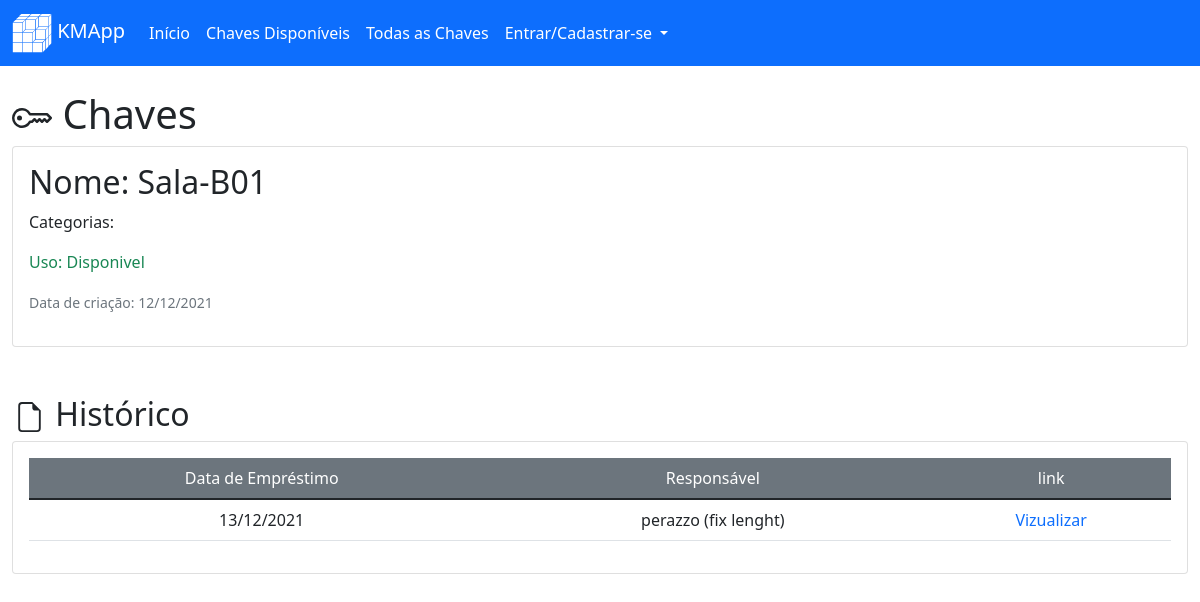
The app's page /view/key/sala-b01, older data.
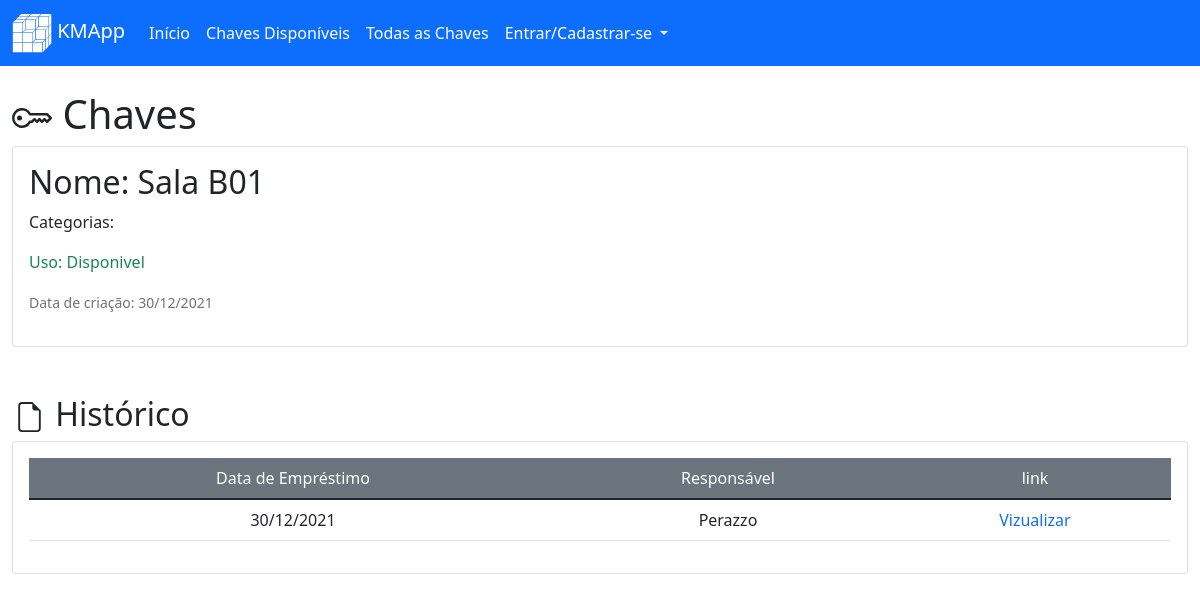
The same page, newer data.
### key_manager/models/key.py (models this page shows, shortened)
class Key(db.Model):
    __tablename__ = 'keys'
    id = db.Column(db.Integer, primary_key=True)
    key_category_id = db.Column(db.Integer, db.ForeignKey("categories.id"))
    key_avaliable = db.Column(db.Boolean, default=True)
    name = db.Column(db.String(100), unique=False, nullable=False)
    slug = db.Column(db.String(100), unique=True, nullable=False)
    creation_date = db.Column(db.DateTime, nullable=False, default=datetime.utcnow)

### key_manager/models/registry.py (models this page shows, shortened)
class Registry(db.Model):
    __tablename__ = 'registries'
    id = db.Column(db.Integer, primary_key=True)
    user_id = db.Column(db.Integer, db.ForeignKey('users.id'), nullable=False)
    key_loan_date = db.Column(db.DateTime, nullable=False, default=datetime.utcnow)
    key_return_date = db.Column(db.DateTime, nullable=True)
    key_id = db.Column(db.Integer, db.ForeignKey('keys.id'), nullable=False)
    holder_name = db.Column(db.String(100), nullable=False)
    holder_email = db.Column(db.String(100), nullable=True)

### key_manager/routes/views.py (the view)
@view.route("/key/<key_slug>")
def viewKey(key_slug):
    key = Key.query.filter_by(slug=key_slug).first()
    if key is None:
        flash("chave não encontrada", "error_msg")
        return redirect(url_for("index"))
    category = Category.query.filter_by(id=key.key_category_id).all()
    registry = Registry.query.filter_by(key_id=key.id).all()
    return render_template("view/keyDetails.html", key=key, categories=category, registry=registry, hidden_footer=True, title=key.name)

### key_manager/templates/view/keyDetails.html (shortened to what this page needs)
{% extends 'base.html' %}
{% block content %}
<div class="mt-4">
    <h1 class="col-auto">
        <span>Chaves</span>
    </h1>
</div>
<div class="card mt-2">
    <div class="card-body">
        <h2>Nome: {{ key.name }}</h2>
        <p>Categorias: <a href="{{url_for('view.viewCat', category_slug=categories.slug)}}">{{categories.name}}</a></p>
        {% if key.key_avaliable %}
        <p class="text-success">Uso: Disponivel</p>
        {% else %}
        <p class="text-danger">Uso: Em uso</p>
        {% endif %}
        <p><small class="text-muted">Data de criação: {{ key.creation_date.strftime("%d/%m/%Y")}}</small><p>
    </div>
</div>
<div class="mt-5">
    <h2 class="col">
        <svg xmlns="http://www.w3.org/2000/svg" width="35" height="30" fill="currentColor" class="bi bi-file-earmark" viewBox="0 0 16 16">
            <path d="M14 4.5V14a2 2 0 0 1-2 2H4a2 2 0 0 1-2-2V2a2 2 0 0 1 2-2h5.5L14 4.5zm-3 0A1.5 1.5 0 0 1 9.5 3V1H4a1 1 0 0 0-1 1v12a1 1 0 0 0 1 1h8a1 1 0 0 0 1-1V4.5h-2z"/>
        </svg>
        <span>Histórico</span>
    </h2>
</div>
<div class="card">
    <div class="card-body">
        {% if registry %}
        <table class="table">
            <thead class="bg-secondary text-white">
                <tr>
                    <td class="col-auto text-center">Data de Empréstimo</td>
                    <td class="col-auto text-center">Responsável</td>
                    <td class="col-auto text-center">link</td>
                </tr>
            </thead>
            <tbody>
                {% for registry in registry %}
                <tr>
                    <td class="col-auto text-center">{{ registry.key_loan_date.strftime("%d/%m/%Y") }}</td>
                    <td class="col-auto text-center">{{ registry.holder_name }}</td>
                    <td class="col-auto text-center">
                        <a class="text-decoration-none" href="{{url_for('view.viewReg', reg_id=registry.id)}}">Vizualizar</a>
                    </td>
                </tr>
                {% endfor %}
            </tbody>
        </table>
        {% endif %}
    </div>
</div>
{% endblock %}

Row changes from the older to the newer data that the page shows:
no longer on this page (row edited): Key: name "Sala-B01", creation_date "12/12/2021"
no longer on this page (row edited): Registry: key_loan_date "13/12/2021", holder_name "perazzo (fix lenght)"
now on this page (row edited): Key: name "Sala B01", creation_date "30/12/2021"
added Registry: key_loan_date "30/12/2021", holder_name "Perazzo"
